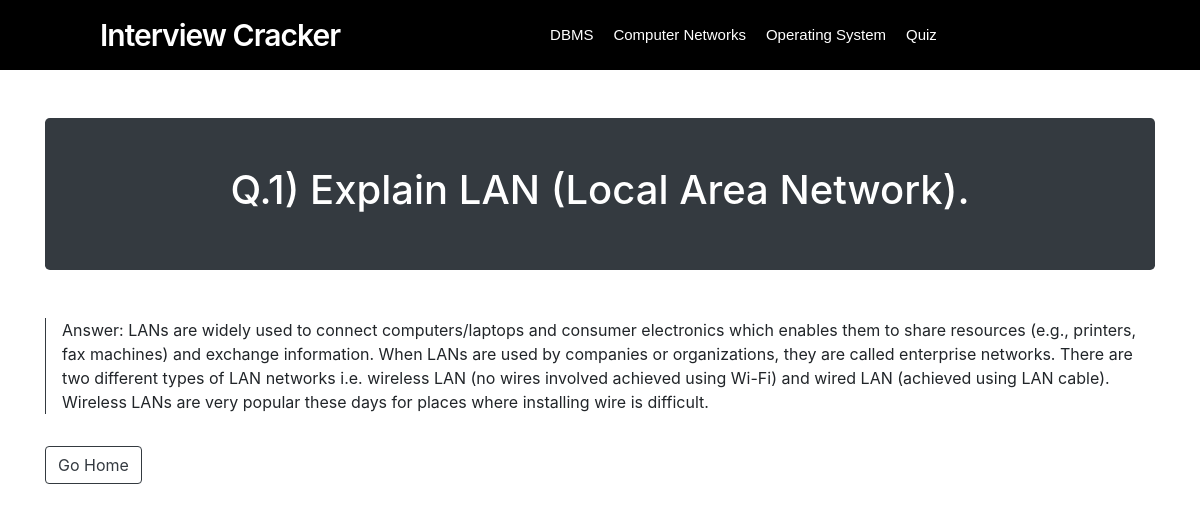
Page /Login-registration-System-PHP-and-MYSQL/view.php?id=1 on the committed database.
### tables this page shows
CREATE TABLE `content_db` (
  `id` int(11) NOT NULL,
  `title` longtext NOT NULL,
  `content` longtext NOT NULL
);

### Login-registration-System-PHP-and-MYSQL/Dbms/content.php (called while the page is built, shortened)
<?php
    $conn = mysqli_connect("localhost", "root", "", "login_db");
    if(isset($_REQUEST['id'])){
        $id = $_REQUEST['id'];
        $sql = "SELECT * FROM content_db WHERE id = $id";
        $query = mysqli_query($conn, $sql);
    }
?>

### Login-registration-System-PHP-and-MYSQL/view.php (the view, shortened to what this page needs)
<?php
    include "./Dbms/content.php";
?>
<!DOCTYPE html>
<html lang="en">
<head>
    <link rel="stylesheet" href="https://stackpath.bootstrapcdn.com/bootstrap/4.5.2/css/bootstrap.min.css">
    <link rel="stylesheet" href="./styles/style.css">
</head>
<body>
    <nav>
        <div class="logo">
            Interview Cracker
        </div>
        <div class="nav-items">
            <li><a href="./Dbms/dbms.php">DBMS</a></li>
            <li><a href="#">Computer Networks</a></li>
            <li><a href="#">Operating System</a></li>
            <li><a href="#">Quiz</a></li>
        </div>
        <div class="searchbar">
            <div class="icon">
            </div>
        </div>
    </nav>
   <div class="container mt-5">
        <?php foreach($query as $q){?>
            <div class="bg-dark p-5 rounded-lg text-white text-center">
                <h1><?php echo $q['title'];?></h1>
            </div>
            <p class="mt-5 border-left border-dark pl-3"><?php echo $q['content'];?></p>
        <?php } ?>
        <a href="./Dbms/dbms.php" class="btn btn-outline-dark my-3">Go Home</a>
   </div>
</body>
</html>

### Login-registration-System-PHP-and-MYSQL/styles/style.css (style rules this page uses)
body { background-color: white; }
nav { background: #000000; display: flex; flex-wrap: wrap; align-items: center; justify-content: space-between; height: 70px; padding: 0 100px; }
nav .logo { color: #fff; font-size: 30px; font-weight: 600; letter-spacing: -1px; }
nav .nav-items { display: flex; flex: 1; padding: 0 0 0 200px; font-family:Arial, Helvetica, sans-serif; }
nav .nav-items li { list-style: none; padding: 0 10px; }
nav .nav-items li a { color: #fff; font-size: 15px; font-weight: 500; text-decoration: none; }
nav .searchbar { position: relative; }
nav .searchbar .icon { display: flex; position: absolute; top: 0; right: 0; width: 35px; height: 100%; background: none; border-radius: 3px; color: #fff; transition: all 0.5s 0.3s ease; }

### rows in the picture
content_db: title "Q.1) Explain LAN (Local Area Network).", content "Answer: LANs are widely used to connect computers/laptops and consumer electronics which enables them to share resources (e.g., printers, fax machines) and exchange information. When LANs are used by companies or organizations, they are called enterprise networks. There are two different types of LAN networks i.e. wireless LAN (no wires involved achieved using Wi-Fi) and wired LAN (achieved using LAN cable). Wireless LANs are very popular these days for places where installing wire is difficult."
